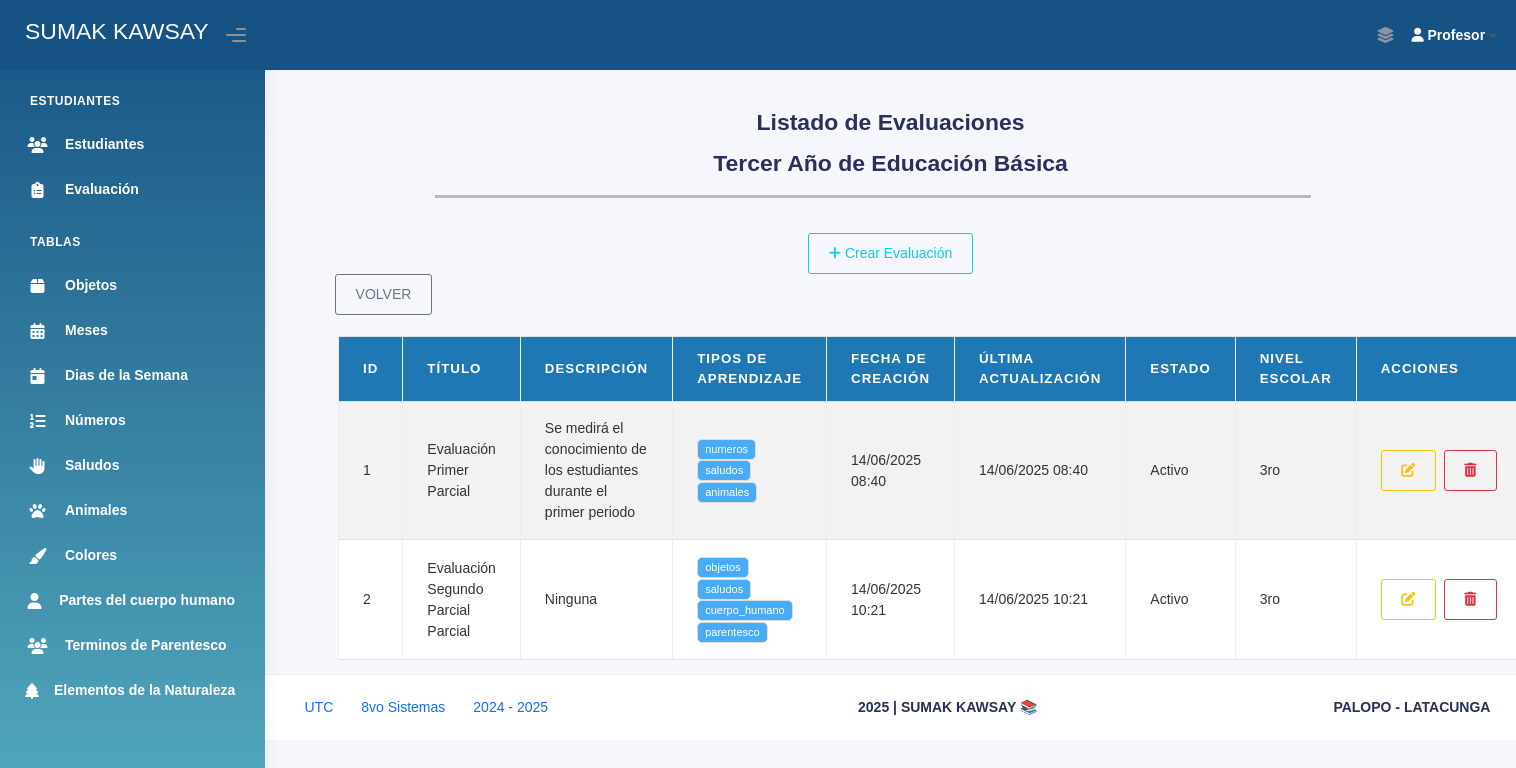
Page /evaluaciones/tercero/ (signed in) on the earlier database version.
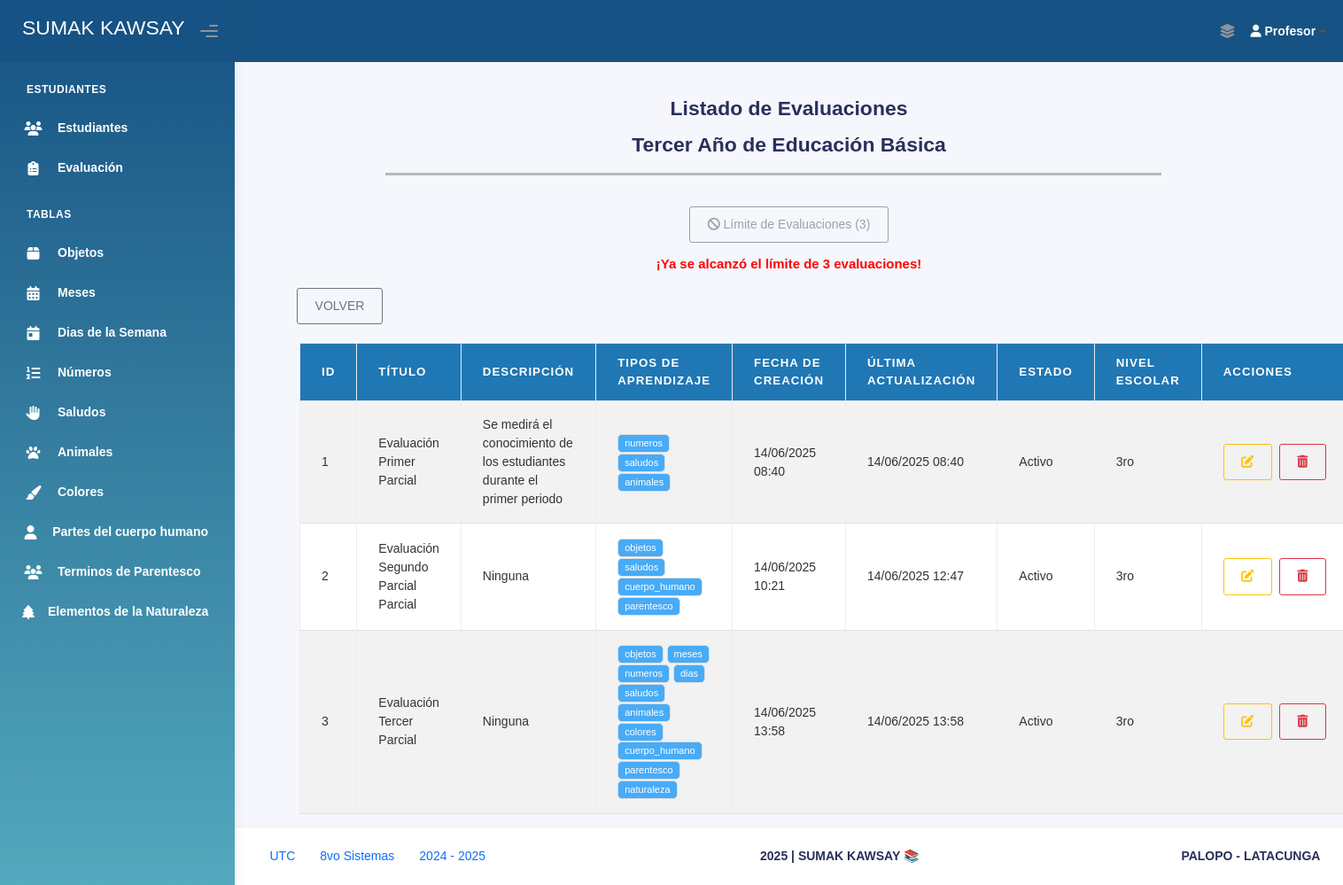
Same page on the later database version.
### Aplicaciones/Modulos/models.py (models this page shows, shortened)
class Evaluacion_Tercero(models.Model):
    titulo_eva_ter = models.CharField(max_length=200)
    descripcion_eva_ter = models.TextField()
    nivel_escolar_eva_ter = models.CharField(max_length=50, blank=True, null=True)
    estado_eva_ter = models.BooleanField(default=True)
    tipo_aprendizaje_eva_ter = models.TextField()
    fecha_creacion_eva_ter = models.DateTimeField(auto_now_add=True)
    fecha_actualizacion_eva_ter = models.DateTimeField(auto_now=True)

### Aplicaciones/Modulos/views.py (the view)
# urls.py: path('evaluaciones/tercero/', views.lista_evaluaciones_tercero, name='lista_evaluaciones_tercero'),
def lista_evaluaciones_tercero(request):
    if not request.session.get('profesor_id'):
        return redirect('login_profesor')
    evaluaciones = Evaluacion_Tercero.objects.all()
    for eva in evaluaciones:
        eva.tipos_lista = [t.strip() for t in eva.tipo_aprendizaje_eva_ter.split(",")] if eva.tipo_aprendizaje_eva_ter else []
    total_evaluaciones = evaluaciones.count()
    return render(request, 'Administrador/Evaluaciones/Tercero/lista_evaluacion_tercero.html', {
        'evaluaciones': evaluaciones,
        'total_evaluaciones': total_evaluaciones
    })

### Aplicaciones/Modulos/templates/Administrador/Evaluaciones/Tercero/lista_evaluacion_tercero.html (shortened to what this page needs)
{% extends 'plantillaAdmin.html' %}
{% block body %}
<br><br><br><br>
<div>
    <br>
    <div class="card-title text-center">
        <h3><b>Listado de Evaluaciones</b></h3>
        <h3><b>Tercer Año de Educación Básica</b></h3>
    </div>
</div>
<div style="width: 70%; margin-left: 170px;">
    <hr style="height: 3px; background-color: #000; border: none;">
</div>
<br>
<div class="text-center">
    {% if total_evaluaciones < 3 %}
        <a href="{% url 'agregar_evaluacion_tercero' %}" class="btn btn-outline-info">
            <i class="fas fa-plus"></i> Crear Evaluación
        </a>
    {% else %}
        <button class="btn btn-outline-secondary" disabled>
            <i class="fas fa-ban"></i> Límite de Evaluaciones (3)
        </button>
        <p style="color: red; margin-top: 10px;"><b>¡Ya se alcanzó el límite de 3 evaluaciones!</b></p>
    {% endif %}
</div>
<div style="margin-left: 70px;">
    <a href="{% url 'seleccion_evaluacion' %}" class="btn btn-outline-secondary"> VOLVER</a>
</div>
<br>
<div class="container" style="width: 90%;">
    <table class="table table-bordered table-striped table-hover" id="tbl-Evaluaciones">
        <thead>
            <tr>
                <th>ID</th>
                <th>Título</th>
                <th>Descripción</th>
                <th>Tipos de Aprendizaje</th>
                <th>Fecha de Creación</th>
                <th>Última Actualización</th>
                <th>Estado</th>
                <th>Nivel Escolar</th>
                <th>Acciones</th>
            </tr>
        </thead>
        <tbody>
            {% for eva in evaluaciones %}
                <tr>
                    <td>{{ eva.id }}</td>
                    <td>{{ eva.titulo_eva_ter }}</td>
                    <td>{{ eva.descripcion_eva_ter }}</td>
                    <td>
                        {% for tipo in eva.tipos_lista %}
                            <span class="badge bg-info">{{ tipo }}</span>
                        {% endfor %}
                    </td>
                    <td>{{ eva.fecha_creacion_eva_ter|date:"d/m/Y H:i" }}</td>
                    <td>{{ eva.fecha_actualizacion_eva_ter|date:"d/m/Y H:i" }}</td>
                    <td>{{ eva.estado_eva_ter|yesno:"Activo,Inactivo" }}</td>
                    <td>{{ eva.nivel_escolar_eva_ter }}</td>
                    <td>
                        <div style="display: flex;">
                            <a href="{% url 'editar_evaluacion_tercero' eva.id %}" class="btn btn-outline-warning btn-circle" title="Editar Evaluación">
                                <i class="fas fa-edit"></i>
                            </a>
                            <a href="{% url 'eliminar_evaluacion_tercero' eva.id %}" class="btn btn-outline-danger" onclick="return confirm('¿Deseas eliminar esta evaluación?')">
                                <i class="fas fa-trash-alt"></i>
                            </a>
                        </div>
                    </td>
                </tr>
            {% empty %}
                <tr>
                    <td colspan="9" class="text-center">No hay evaluaciones registradas.</td>
                </tr>
            {% endfor %}
        </tbody>
    </table>
</div>
{% endblock %}

### Aplicaciones/Modulos/templates/plantillaAdmin.html (shortened to what this page needs)
{% load static %}
<!DOCTYPE html>
<html lang="es">
<head>
    <link rel="stylesheet" href="https://cdn.jsdelivr.net/npm/bootstrap@5.3.2/dist/css/bootstrap.min.css">
    <link rel="stylesheet" type="text/css" href="//cdn.datatables.net/2.0.8/css/dataTables.dataTables.min.css"link>
    <link rel="stylesheet" href="https://cdnjs.cloudflare.com/ajax/libs/font-awesome/6.5.2/css/all.min.css" />
    <link rel="stylesheet" href="https://cdn.jsdelivr.net/gh/kartik-v/bootstrap-fileinput@5.5.0/css/fileinput.min.css">
</head>
<!DOCTYPE html>
<html lang="en">
    <link rel="stylesheet" href="{% static 'plantilla/kaiadmin/assets/css/bootstrap.min.css' %}" />
    <link rel="stylesheet" href="{% static 'plantilla/kaiadmin/assets/css/plugins.min.css' %}" />
    <link rel="stylesheet" href="{% static 'plantilla/kaiadmin/assets/css/kaiadmin.min.css' %}" />
    <link rel="stylesheet" href="{% static 'plantilla/kaiadmin/assets/css/demo.css' %}" />
  </head>
  <body>
    <div class="wrapper">
      <div class="sidebar" style="background: linear-gradient(to bottom, #165283, #53a9bd);">
        <div class="sidebar-logo">
          <div class="logo-header" style="background-color:#165283 ;">
            <a href="{% url 'profesor_bienvenida' %}" class="logo"><h3 style="color: white;">SUMAK KAWSAY</h3></a>
            <div class="nav-toggle">
              <button class="btn btn-toggle toggle-sidebar">
                <i class="gg-menu-right"></i>
              </button>
            </div>
          </div>
        </div>
        <div class="sidebar-wrapper scrollbar scrollbar-inner">
          <div class="sidebar-content">
            <ul class="nav">
              <li class="nav-section">
                <h4 class="text-section">Estudiantes</h4>
              </li>
              <li class="nav-item dropdown">
                <a href="{% url 'seleccion_estudiantes' %}" class="nav-link">
                  <i class="fas fa-users"></i>
                  <p>Estudiantes</p>
                </a>
              </li>
              <li class="nav-item dropdown">
                <a href="{% url 'seleccion_evaluacion' %}" class="nav-link">
                  <i class="fas fa-clipboard-list"></i>
                  <p>Evaluación</p>
                </a>
              </li>
              <li class="nav-section">
                <h4 class="text-section">Tablas</h4>
              </li>
              <li class="nav-item dropdown">
                <a href="{% url 'lista_objetos' %}" class="nav-link">
                  <i class="fas fa-box"></i>
                  <p>Objetos</p>
                </a>
              </li>
              <li class="nav-item dropdown">
                <a href="{% url 'lista_meses' %}" class="nav-link">
                  <i class="fas fa-calendar-alt"></i>
                  <p>Meses</p>
                </a>
              </li>
              <li class="nav-item dropdown">
                <a href="{% url 'lista_dias' %}" class="nav-link">
                  <i class="fas fa-calendar-day"></i>
                  <p>Dias de la Semana</p>
                </a>
              </li>
              <li class="nav-item dropdown">
                <a href="{% url 'lista_numeros' %}" class="nav-link">
                  <i class="fas fa-list-ol"></i>
                  <p>Números</p>
                </a>
              </li>
              <li class="nav-item dropdown">
                <a href="{% url 'lista_saludos' %}" class="nav-link">
                  <i class="fas fa-hand-paper"></i>
                  <p>Saludos</p>
                </a>
              </li>
              <li class="nav-item dropdown">
                <a href="{% url 'lista_animales' %}" class="nav-link">
                  <i class="fas fa-paw"></i>
                  <p>Animales</p>
                </a>
              </li>
              <li class="nav-item dropdown">
                <a href="{% url 'lista_colores' %}" class="nav-link">
                  <i class="fas fa-paint-brush"></i>
                  <p>Colores</p>
                </a>
              </li>
              <li class="nav-item dropdown">
                <a href="{% url 'lista_cuerpo_humano' %}" class="nav-link">
                  <i class="fas fa-user"></i>
                  <p>Partes del cuerpo humano</p>
                </a>
              </li>
              <li class="nav-item dropdown">
                <a href="{% url 'lista_parentesco' %}" class="nav-link">
                  <i class="fas fa-users"></i>
                  <p>Terminos de Parentesco</p>
                </a>
              </li>
              <li class="nav-item dropdown">
                <a href="{% url 'lista_elemento_naturaleza' %}" class="nav-link">
                  <i class="fas fa-tree"></i>
                  <p>Elementos de la Naturaleza</p>
                </a>
              </li>
            </ul>
          </div>
        </div>
      </div>
      <div class="main-panel">
        <div class="main-header">
          <nav class="navbar navbar-header navbar-header-transparent navbar-expand-lg border-bottom" style="background-color: #165283;">
            <div class="container-fluid">
              <ul class="navbar-nav topbar-nav ms-md-auto align-items-center">
                <li class="nav-item topbar-icon dropdown hidden-caret">
                  <a
                    class="nav-link"
                    data-bs-toggle="dropdown"
                    href="#"
                    aria-expanded="false"
                  >
                    <i class="fas fa-layer-group"></i>
                  </a>
                </li>
                <li class="nav-item dropdown">
                    <a class="dropdown-toggle profile-pic" data-bs-toggle="dropdown" href="#" id="profileDropdown" aria-expanded="false">
                        <span class="profile-username">
                            <i class="fas fa-user" style="color: white;"></i>
                            <span class="fw-bold" style="color: white;"> Profesor</span>
                        </span>
                    </a>
                </li>
             </ul>
            </div>
          </nav>
        </div>
        <div>
          <div>
            {% block body %}
            {% endblock %}
          </div>
        </div>
        <footer class="footer">
          <div class="container-fluid d-flex justify-content-between">
            <nav class="pull-left">
              <ul class="nav">
                <li class="nav-item">
                  <a class="nav-link" href="https://www.utc.edu.ec/">
                    UTC
                  </a>
                </li>
                <li class="nav-item">
                  <a class="nav-link" href="#"> 8vo Sistemas </a>
                </li>
                <li class="nav-item">
                  <a class="nav-link" href="#"> 2024 - 2025 </a>
                </li>
              </ul>
            </nav>
            <div class="copyright">
              <b>2025 | SUMAK KAWSAY 📚</b>
            </div>
            <div>
              <b>PALOPO - LATACUNGA </b>
            </div>
          </div>
        </footer>
      </div>
    </div>
  </body>
</html>
</body>
</html>

### Aplicaciones/Modulos/templates/plantillaAdmin.html (style rules this page uses)
.sidebar .nav-item a { color: #ffffff !important; }
.sidebar .nav-item a i { color: #ffffff !important; }
.sidebar .nav-section h4 { color: #ffffff !important; }
.nav-item.dropdown { position: relative; }

### Aplicaciones/Modulos/templates/Administrador/Evaluaciones/Tercero/lista_evaluacion_tercero.html (style rules this page uses)
#tbl-Evaluaciones { background-color: #a0ccf3; }
#tbl-Evaluaciones th { background-color: #1f77b4; color: white; }
#tbl-Evaluaciones td { color: #333; }

Differences in the rows shown:
changed Evaluacion_Tercero "Evaluación Segundo Parcial Parcial": fecha_actualizacion_eva_ter "14/06/2025 10:21" → "14/06/2025 12:47"
added Evaluacion_Tercero: id "3", titulo_eva_ter "Evaluación Tercer Parcial", descripcion_eva_ter "Ninguna", tipos_lista "objetos" "meses" "numeros" "dias" "saludos" "animales" "colores" "cuerpo_humano" "parentesco" "naturaleza", fecha_creacion_eva_ter "14/06/2025 13:58", fecha_actualizacion_eva_ter "14/06/2025 13:58", estado_eva_ter "Activo", nivel_escolar_eva_ter "3ro"
Other differences:
text no longer shown: "Crear Evaluación"
text now shown: "Límite de Evaluaciones (3) ¡Ya se alcanzó el límite de 3 evaluaciones!"
